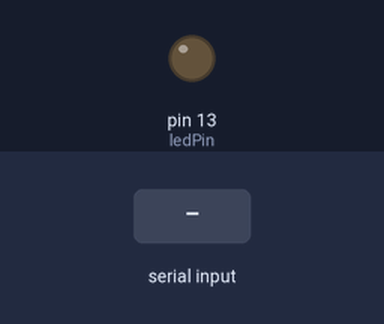
Simulated run of this sketch. Board: Arduino Uno, built with avr-gcc and run on an emulated ATmega328P. Parts: output pins drawn as LEDs (lit = HIGH). Inputs (shaded band) come from the test bench.

Above: at 1.2 s.
1.3 s: "1" received over Serial
At 2.3 s:
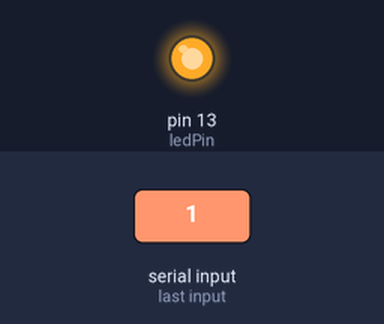
2.8 s: "0" received over Serial
At 3.4 s:
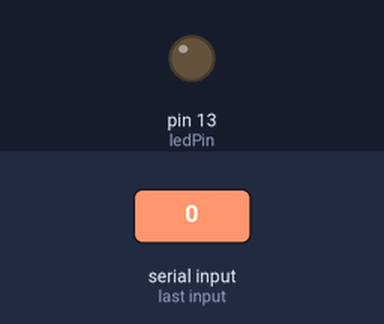
Timing chart, 0 to 5.8 s (numbered marks = the images above; inputs shaded):
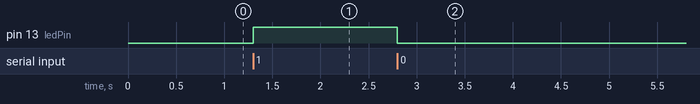

Measured:
- after the input at 1.3 s, pin 13 (ledPin): LOW → HIGH at once
- after the input at 2.8 s, pin 13 (ledPin): HIGH → LOW at once

The sketch:

UnoCode.ino
```cpp
// Arduino Uno Code

const int ledPin = 13; // LED connected to digital pin 13

void setup() {
  Serial.begin(9600);   // Initialize serial communication
  pinMode(ledPin, OUTPUT); // Set the LED pin as an output
}

void loop() {
  if (Serial.available() > 0) {
    char command = Serial.read();
    if (command == '1') {
      digitalWrite(ledPin, HIGH); // Turn the LED on
    } else if (command == '0') {
      digitalWrite(ledPin, LOW); // Turn the LED off
    }
  }
}
```
